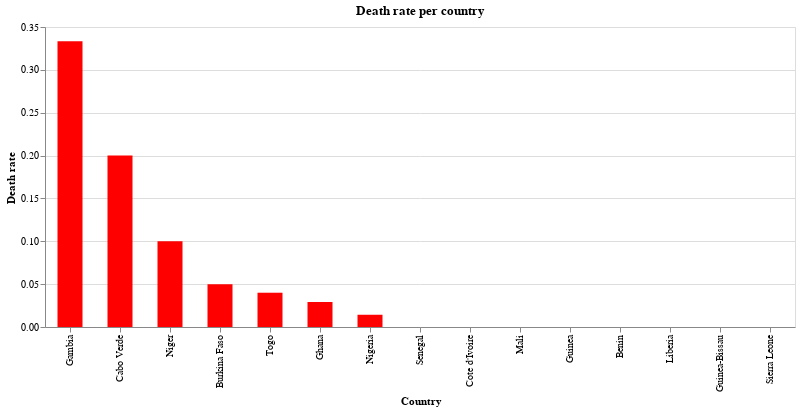

Source (notebook cell):
### Markdown cell above
### Death rate per Country

### Code cell
source = covid_ana_sort

alt.Chart(source).mark_bar(size = 25).encode(x = alt.X('Country', sort='-y'), y = 'Death rate', color = alt.value('red'),).properties(width = alt.Step(50), height = 300, title = 'Death rate per country').interactive()

### Figure 1 — Vega-Lite specification as saved in the notebook (floating-point values rounded to 4 significant figures)
{"config": {"view": {"continuousWidth": 400, "continuousHeight": 300}}, "data": {"name": "data-38f52d2aec00de950ee255acfaa9d088"}, "mark": {"type": "bar", "size": 25}, "encoding": {"color": {"value": "red"}, "x": {"type": "nominal", "field": "Country", "sort": "-y"}, "y": {"type": "quantitative", "field": "Death rate"}}, "height": 300, "selection": {"selector003": {"type": "interval", "bind": "scales", "encodings": ["x", "y"]}}, "title": "Death rate per country", "width": {"step": 50}, "$schema": "https://vega.github.io/schema/vega-lite/v4.0.2.json", "datasets": {"data-38f52d2aec00de950ee255acfaa9d088": [{"Country": "Burkina Faso", "Lat": 12.24, "Long": -1.562, "Date": "2020-03-27T00:00:00", "Confirmed_cases": 180.0, "Dead": 9.0, "Recovered": 12.0, "ill people": 168.0, "Death rate": 0.05, "Recovered rate": 0.06667}, {"Country": "Ghana", "Lat": 7.947, "Long": -1.023, "Date": "2020-03-27T00:00:00", "Confirmed_cases": 137.0, "Dead": 4.0, "Recovered": 2.0, "ill people": 135.0, "Death rate": 0.0292, "Recovered rate": 0.0146}, {"Country": "Senegal", "Lat": 14.5, "Long": -14.45, "Date": "2020-03-27T00:00:00", "Confirmed_cases": 119.0, "Dead": 0.0, "Recovered": 11.0, "ill people": 108.0, "Death rate": 0.0, "Recovered rate": 0.09244}, {"Country": "Cote d'Ivoire", "Lat": 7.54, "Long": -5.547, "Date": "2020-03-27T00:00:00", "Confirmed_cases": 101.0, "Dead": 0.0, "Recovered": 3.0, "ill people": 98.0, "Death rate": 0.0, "Recovered rate": 0.0297}, {"Country": "Nigeria", "Lat": 9.082, "Long": 8.675, "Date": "2020-03-27T00:00:00", "Confirmed_cases": 70.0, "Dead": 1.0, "Recovered": 3.0, "ill people": 67.0, "Death rate": 0.01429, "Recovered rate": 0.04286}, {"Country": "Togo", "Lat": 8.62, "Long": 0.8248, "Date": "2020-03-27T00:00:00", "Confirmed_cases": 25.0, "Dead": 1.0, "Recovered": 1.0, "ill people": 24.0, "Death rate": 0.04, "Recovered rate": 0.04}, {"Country": "Mali", "Lat": 17.57, "Long": -3.996, "Date": "2020-03-27T00:00:00", "Confirmed_cases": 11.0, "Dead": 0.0, "Recovered": 0.0, "ill people": 11.0, "Death rate": 0.0, "Recovered rate": 0.0}, {"Country": "Niger", "Lat": 17.61, "Long": 8.082, "Date": "2020-03-27T00:00:00", "Confirmed_cases": 10.0, "Dead": 1.0, "Recovered": 0.0, "ill people": 10.0, "Death rate": 0.1, "Recovered rate": 0.0}, {"Country": "Guinea", "Lat": 9.946, "Long": -9.697, "Date": "2020-03-27T00:00:00", "Confirmed_cases": 8.0, "Dead": 0.0, "Recovered": 0.0, "ill people": 8.0, "Death rate": 0.0, "Recovered rate": 0.0}, {"Country": "Benin", "Lat": 9.308, "Long": 2.316, "Date": "2020-03-27T00:00:00", "Confirmed_cases": 6.0, "Dead": 0.0, "Recovered": 0.0, "ill people": 6.0, "Death rate": 0.0, "Recovered rate": 0.0}, {"Country": "Cabo Verde", "Lat": 16.54, "Long": -23.04, "Date": "2020-03-27T00:00:00", "Confirmed_cases": 5.0, "Dead": 1.0, "Recovered": 0.0, "ill people": 5.0, "Death rate": 0.2, "Recovered rate": 0.0}, {"Country": "Gambia", "Lat": 13.44, "Long": -15.31, "Date": "2020-03-27T00:00:00", "Confirmed_cases": 3.0, "Dead": 1.0, "Recovered": 0.0, "ill people": 3.0, "Death rate": 0.3333, "Recovered rate": 0.0}, {"Country": "Liberia", "Lat": 6.428, "Long": -9.43, "Date": "2020-03-27T00:00:00", "Confirmed_cases": 3.0, "Dead": 0.0, "Recovered": 0.0, "ill people": 3.0, "Death rate": 0.0, "Recovered rate": 0.0}, {"Country": "Guinea-Bissau", "Lat": 11.8, "Long": -15.18, "Date": "2020-03-27T00:00:00", "Confirmed_cases": 2.0, "Dead": 0.0, "Recovered": 0.0, "ill people": 2.0, "Death rate": 0.0, "Recovered rate": 0.0}, {"Country": "Sierra Leone", "Lat": 8.461, "Long": -11.78, "Date": "2020-03-27T00:00:00", "Confirmed_cases": 0.0, "Dead": 0.0, "Recovered": 0.0, "ill people": 0.0, "Death rate": null, "Recovered rate": null}]}}
